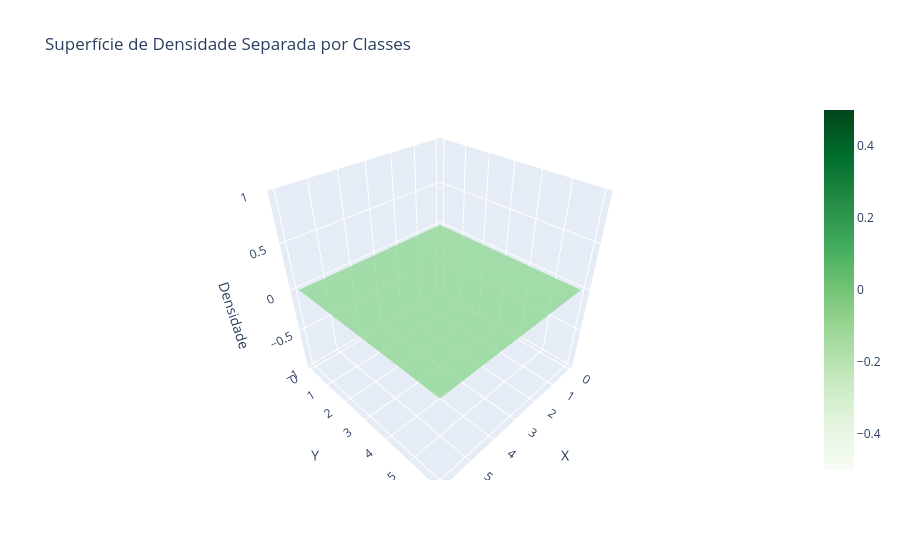

Notebook cell for this chart:
### Code cell
import numpy as np
import plotly.graph_objects as go


N = 10

m1 = np.array([1, 1])
m2 = np.array([1, 4])
m5 = np.array([3, 5])
m3 = np.array([5, 5])
m4 = np.array([3.5, 3])
m6 = np.array([5, 1])

sig = 0.4

xc1 = np.random.normal(scale=sig, size=(N, 2)) + m1
xc1b = np.random.normal(scale=sig, size=(N, 2)) + m2
xc1c = np.random.normal(scale=sig, size=(N, 2)) + m5
xc1d = np.random.normal(scale=sig, size=(N, 2)) + m3
X1 = np.vstack([xc1, xc1b, xc1c, xc1d])

xc2 = np.random.normal(scale=sig, size=(N, 2)) + m4
xc2b = np.random.normal(scale=sig, size=(N, 2)) + m6
X2 = np.vstack([xc2, xc2b])

def pdf(x, mu, sigma):
    n = len(x)
    const = 1 / np.sqrt(((2*np.pi)**n) * np.linalg.det(sigma))
    diff = (x - mu).reshape(-1, 1)
    expo = -0.5 * diff.T @ np.linalg.inv(sigma) @ diff
    return float(const * np.exp(expo))

sigma_matrix = np.eye(2) * sig**2

x_grid = np.linspace(0, 6, 100)
y_grid = np.linspace(0, 6, 100)
X_grid, Y_grid = np.meshgrid(x_grid, y_grid)
Z1 = np.zeros_like(X_grid)
Z2 = np.zeros_like(X_grid)

for point in X1:
    for i in range(X_grid.shape[0]):
        for j in range(X_grid.shape[1]):
            Z1[i, j] += pdf(np.array([X_grid[i, j], Y_grid[i, j]]), point, sigma_matrix)

for point in X2:
    for i in range(X_grid.shape[0]):
        for j in range(X_grid.shape[1]):
            Z2[i, j] += pdf(np.array([X_grid[i, j], Y_grid[i, j]]), point, sigma_matrix)

M = np.zeros_like(X_grid)
M_value = np.zeros_like(X_grid)
P1 = len(X1)/(len(X1) + len(X2))
P2 = len(X2)/(len(X1) + len(X2))
for i in range(X_grid.shape[0]):
        for j in range(X_grid.shape[1]):
            M[i, j] = 1 if Z1[i, j]*P1 > Z2[i, j]*P2 else 2
            M[i, j] = Z1[i, j]*P1 if (Z1[i, j]*P1)/(Z2[i, j]*P2) > 1 else Z2[i, j]*P2
fig = go.Figure()

# fig.add_trace(go.Surface(z=Z1, x=X_grid, y=Y_grid, colorscale='Reds', opacity=0.7, name='Classe 1'))
# fig.add_trace(go.Surface(z=Z2, x=X_grid, y=Y_grid, colorscale='Blues', opacity=0.7, name='Classe 2'))
fig.add_trace(go.Surface(z=M_value, x=X_grid, y=Y_grid, colorscale='Greens', opacity=0.7, name='Classe 2'))

fig.update_layout(
    title='Superfície de Densidade Separada por Classes',
    scene=dict(
        xaxis_title='X',
        yaxis_title='Y',
        zaxis_title='Densidade'
    )
)

fig.show()

### Figure 1 — Plotly figure (JSON) as saved in the notebook; plotly's stock layout.template omitted (floating-point values rounded to 4 significant figures; data arrays with more than 128 entries replaced by an {"elided": "..."} marker saying what was removed)
{"data": [{"colorscale": [[0, "rgb(247,252,245)"], [0.125, "rgb(229,245,224)"], [0.25, "rgb(199,233,192)"], [0.375, "rgb(161,217,155)"], [0.5, "rgb(116,196,118)"], [0.625, "rgb(65,171,93)"], [0.75, "rgb(35,139,69)"], [0.875, "rgb(0,109,44)"], [1, "rgb(0,68,27)"]], "name": "Classe 2", "opacity": 0.7, "type": "surface", "x": {"elided": "100x100 float values"}, "y": {"elided": "100x100 float values"}, "z": {"elided": "100x100 float values"}}], "layout": {"scene": {"xaxis": {"title": {"text": "X"}}, "yaxis": {"title": {"text": "Y"}}, "zaxis": {"title": {"text": "Densidade"}}}, "title": {"text": "Superfície de Densidade Separada por Classes"}}}
